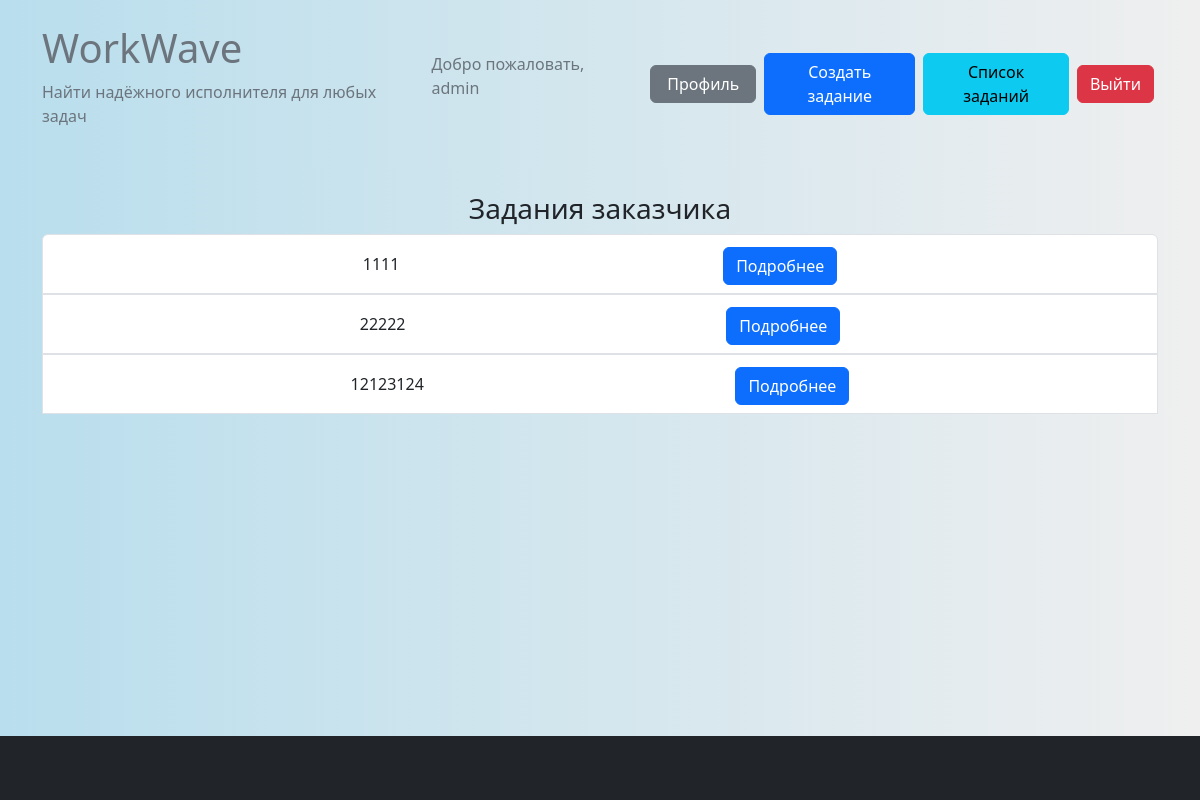
The app's page /customer_tasks/ (signed in), older data.
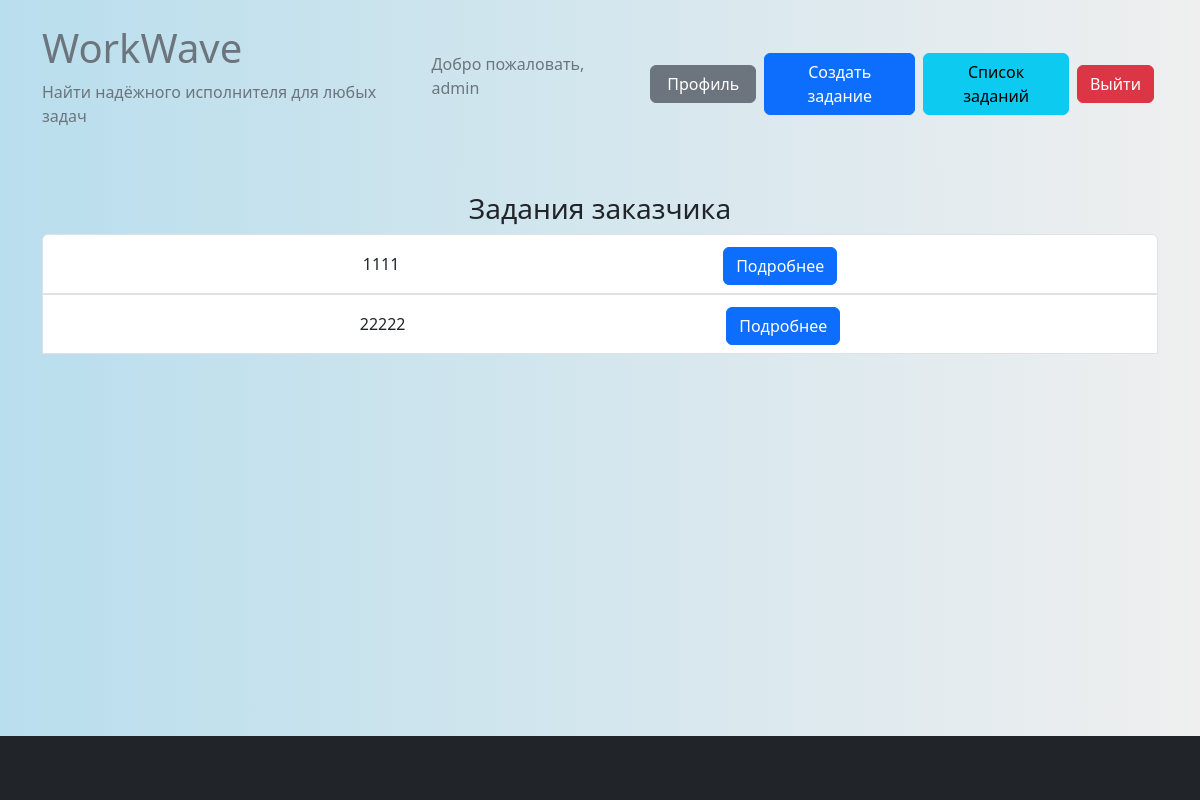
The same page, newer data.
### tasks/models.py (models this page shows, shortened)
class Task(models.Model):
    title = models.CharField(max_length=200)
    image_task = models.ImageField(upload_to='media/image_task/', null=True, blank=True)
    description = models.TextField()
    customer = models.ForeignKey(CustomUser, on_delete=models.CASCADE, related_name='customer_tasks')
    executor = models.ForeignKey(CustomUser, on_delete=models.SET_NULL, null=True, blank=True,
                                 related_name='executor_tasks')
    created_at = models.DateTimeField(auto_now_add=True)
    due_date = models.DateTimeField()
    is_completed = models.BooleanField(default=False)
    canceled_by = models.ForeignKey(CustomUser, on_delete=models.SET_NULL, null=True,
                                    blank=True, related_name='canceled_tasks')
    canceled_at = models.DateTimeField(null=True, blank=True)

### tasks/views.py (the view)
# urls.py: path('customer_tasks/', view_tasks.customer_tasks, name='customer_tasks'),
def customer_tasks(request):
    customer_tasks = Task.objects.filter(customer=request.user)
    return render(request, 'tasks/customer_tasks.html', {'customer_tasks': customer_tasks})

### templates/tasks/customer_tasks.html (shortened to what this page needs)
{% extends 'base.html' %}
{% block content %}
<h3 class="text-center">Задания заказчика</h3>
<ul class="list-group">
    {% for task in customer_tasks %}
    <li class="list-group-item d-flex justify-content-evenly align-items-center">
        <div>
            {{ task.title }}
        </div>
        <button type="button" class="btn btn-primary mt-1" data-toggle="modal" data-target="#taskModal{{ task.id }}"
                style="margin-left: 20px;">
            Подробнее
        </button>
    </li>
    {% endfor %}
</ul>
{% endblock %}

Row changes from the older to the newer data that the page shows:
removed Task: title "12123124"
